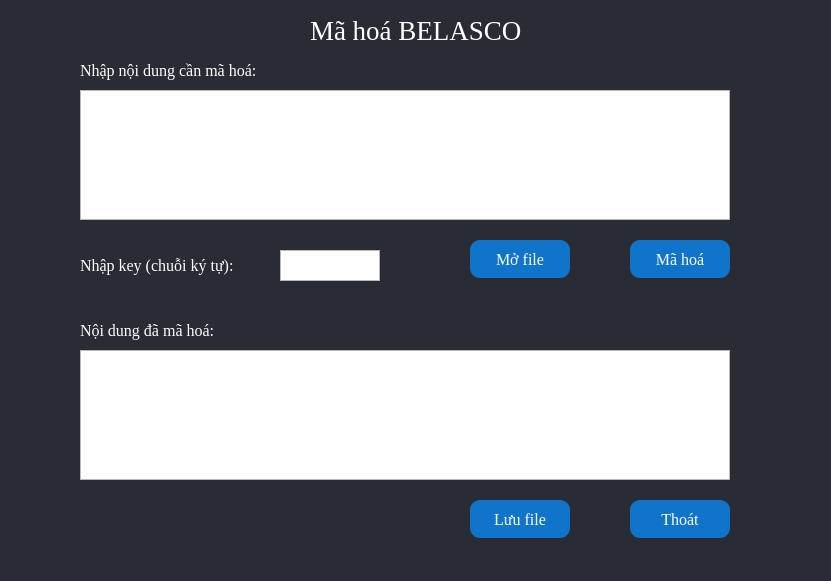
<?xml version="1.0" encoding="UTF-8"?>
<ui version="4.0">
 <class>Form</class>
 <widget class="QWidget" name="Form">
  <property name="geometry">
   <rect>
    <x>0</x>
    <y>0</y>
    <width>831</width>
    <height>581</height>
   </rect>
  </property>
  <property name="windowTitle">
   <string>Form</string>
  </property>
  <property name="styleSheet">
   <string notr="true">#Form{
background-color: #292C35;
color: rgb(255, 255, 255);
}
#btnMaHoa{
	background-color: #1074CA;
	color: rgb(255, 255, 255);
	border-radius: 10px;
}
#btnOpenFile{
	background-color: #1074CA;
	color: rgb(255, 255, 255);
	border-radius: 10px;
}
#btnSaveFile{
	background-color: #1074CA;
	color: rgb(255, 255, 255);
	border-radius: 10px;

}
#btnClose{
	background-color: #1074CA;
	color: rgb(255, 255, 255);
	border-radius: 10px;

}</string>
  </property>
  <widget class="QTextEdit" name="txtCiphertext">
   <property name="geometry">
    <rect>
     <x>80</x>
     <y>350</y>
     <width>650</width>
     <height>130</height>
    </rect>
   </property>
   <property name="font">
    <font>
     <family>Times New Roman</family>
     <pointsize>12</pointsize>
    </font>
   </property>
   <property name="styleSheet">
    <string notr="true">font: 12pt &quot;Times New Roman&quot;;
color: rgb(255, 255, 255);</string>
   </property>
  </widget>
  <widget class="QLabel" name="label_2">
   <property name="geometry">
    <rect>
     <x>80</x>
     <y>60</y>
     <width>221</width>
     <height>21</height>
    </rect>
   </property>
   <property name="font">
    <font>
     <family>Times New Roman</family>
     <pointsize>12</pointsize>
    </font>
   </property>
   <property name="styleSheet">
    <string notr="true">color: rgb(255, 255, 255);</string>
   </property>
   <property name="text">
    <string>Nhập nội dung cần mã hoá:</string>
   </property>
  </widget>
  <widget class="QTextEdit" name="txtKey">
   <property name="geometry">
    <rect>
     <x>280</x>
     <y>250</y>
     <width>100</width>
     <height>31</height>
    </rect>
   </property>
   <property name="font">
    <font>
     <family>Times New Roman</family>
     <pointsize>12</pointsize>
    </font>
   </property>
   <property name="styleSheet">
    <string notr="true">font: 12pt &quot;Times New Roman&quot;;
color: rgb(255, 255, 255);</string>
   </property>
  </widget>
  <widget class="QLabel" name="label_3">
   <property name="geometry">
    <rect>
     <x>80</x>
     <y>250</y>
     <width>191</width>
     <height>31</height>
    </rect>
   </property>
   <property name="font">
    <font>
     <family>Times New Roman</family>
     <pointsize>12</pointsize>
    </font>
   </property>
   <property name="styleSheet">
    <string notr="true">color: rgb(255, 255, 255);</string>
   </property>
   <property name="text">
    <string>Nhập key (chuỗi ký tự):</string>
   </property>
  </widget>
  <widget class="QLabel" name="label">
   <property name="geometry">
    <rect>
     <x>310</x>
     <y>0</y>
     <width>271</width>
     <height>61</height>
    </rect>
   </property>
   <property name="font">
    <font>
     <family>Times New Roman</family>
     <pointsize>20</pointsize>
     <weight>50</weight>
     <italic>false</italic>
     <bold>false</bold>
    </font>
   </property>
   <property name="styleSheet">
    <string notr="true">color: rgb(255, 255, 255);</string>
   </property>
   <property name="text">
    <string>Mã hoá BELASCO</string>
   </property>
  </widget>
  <widget class="QPushButton" name="btnOpenFile">
   <property name="geometry">
    <rect>
     <x>470</x>
     <y>240</y>
     <width>100</width>
     <height>38</height>
    </rect>
   </property>
   <property name="font">
    <font>
     <family>Times New Roman</family>
     <pointsize>12</pointsize>
    </font>
   </property>
   <property name="text">
    <string>Mở file</string>
   </property>
   <property name="icon">
    <iconset>
     <normaloff>../icon/mo.png</normaloff>../icon/mo.png</iconset>
   </property>
  </widget>
  <widget class="QTextEdit" name="txtPlaintext">
   <property name="geometry">
    <rect>
     <x>80</x>
     <y>90</y>
     <width>650</width>
     <height>130</height>
    </rect>
   </property>
   <property name="styleSheet">
    <string notr="true">font: 12pt &quot;Times New Roman&quot;;
color: rgb(255, 255, 255);</string>
   </property>
  </widget>
  <widget class="QPushButton" name="btnSaveFile">
   <property name="geometry">
    <rect>
     <x>470</x>
     <y>500</y>
     <width>100</width>
     <height>38</height>
    </rect>
   </property>
   <property name="font">
    <font>
     <family>Times New Roman</family>
     <pointsize>12</pointsize>
    </font>
   </property>
   <property name="text">
    <string>Lưu file</string>
   </property>
   <property name="icon">
    <iconset>
     <normaloff>../icon/luufile.png</normaloff>../icon/luufile.png</iconset>
   </property>
   <property name="iconSize">
    <size>
     <width>16</width>
     <height>16</height>
    </size>
   </property>
   <property name="checkable">
    <bool>false</bool>
   </property>
  </widget>
  <widget class="QPushButton" name="btnMaHoa">
   <property name="geometry">
    <rect>
     <x>630</x>
     <y>240</y>
     <width>100</width>
     <height>38</height>
    </rect>
   </property>
   <property name="font">
    <font>
     <family>Times New Roman</family>
     <pointsize>12</pointsize>
    </font>
   </property>
   <property name="text">
    <string>Mã hoá</string>
   </property>
   <property name="icon">
    <iconset>
     <normaloff>../icon/mh.png</normaloff>../icon/mh.png</iconset>
   </property>
  </widget>
  <widget class="QLabel" name="label_4">
   <property name="geometry">
    <rect>
     <x>80</x>
     <y>320</y>
     <width>181</width>
     <height>21</height>
    </rect>
   </property>
   <property name="font">
    <font>
     <family>Times New Roman</family>
     <pointsize>12</pointsize>
    </font>
   </property>
   <property name="styleSheet">
    <string notr="true">color: rgb(255, 255, 255);</string>
   </property>
   <property name="text">
    <string>Nội dung đã mã hoá:</string>
   </property>
  </widget>
  <widget class="QPushButton" name="btnClose">
   <property name="geometry">
    <rect>
     <x>630</x>
     <y>500</y>
     <width>100</width>
     <height>38</height>
    </rect>
   </property>
   <property name="font">
    <font>
     <family>Times New Roman</family>
     <pointsize>12</pointsize>
    </font>
   </property>
   <property name="text">
    <string>Thoát</string>
   </property>
   <property name="icon">
    <iconset>
     <normaloff>../icon/thoat.png</normaloff>../icon/thoat.png</iconset>
   </property>
   <property name="iconSize">
    <size>
     <width>20</width>
     <height>20</height>
    </size>
   </property>
   <property name="checkable">
    <bool>false</bool>
   </property>
  </widget>
 </widget>
 <resources/>
 <connections/>
</ui>
